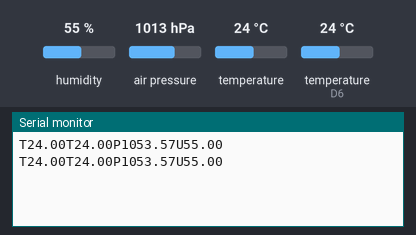
Bench run of a sketch on a simulated ESP8266 (NodeMCU). Parts: the last lines printed to the serial monitor. Inputs (shaded band) come from the test bench; at power-on: humidity 55 %, air pressure 1013 hPa, temperature 24 °C, temperature (sensor on D6) 24 °C.

Above: at 5.8 s.
5.9 s: humidity set to 22 %
At 10.8 s:
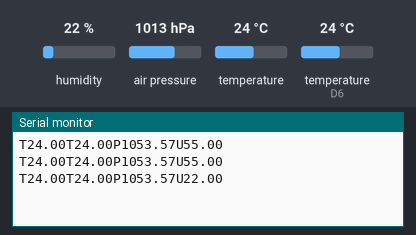
11.9 s: air pressure set to 952 hPa
At 16.0 s:
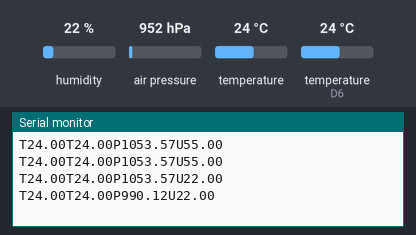
17.9 s: temperature (sensor 0) set to 12 °C
At 21.1 s:
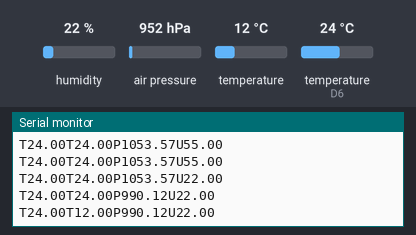
23.9 s: temperature (sensor on D6) set to 12 °C
At 26.3 s:
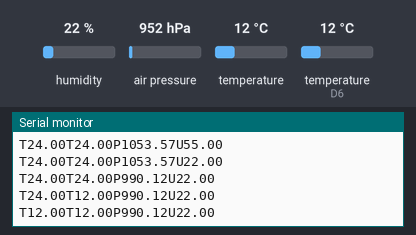
29.9 s: humidity set to 40 %
At 31.4 s:
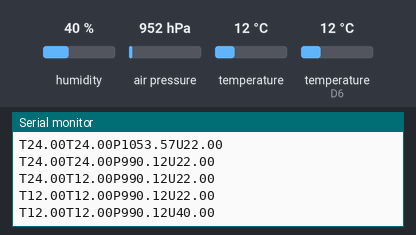
35.9 s: air pressure set to 975 hPa
At 41.8 s:
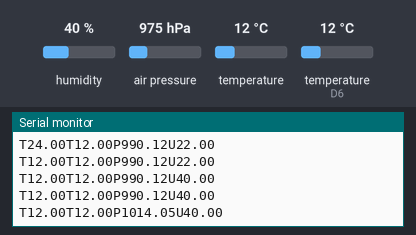
Timing chart, 0 to 42.9 s (numbered marks = the images above; inputs shaded):
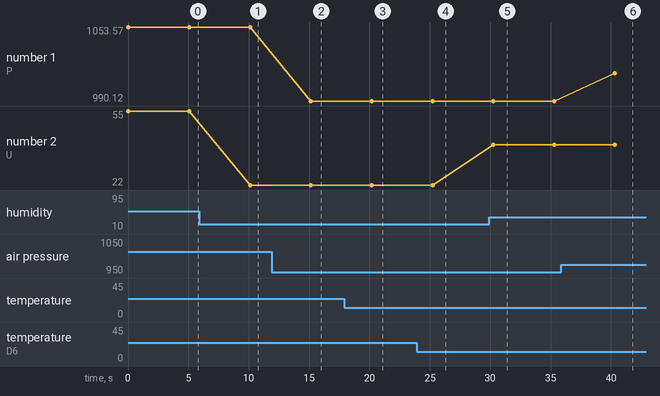

Measured:
- after the input at 5.9 s, the serial monitor: prints a new line after 4.2 s (image 1)
- after the input at 11.9 s, the serial monitor: prints a new line after 3.2 s (image 2)
- after the input at 17.9 s, the serial monitor: prints a new line after 2.3 s (image 3)
- after the input at 23.9 s, the serial monitor: prints a new line after 1.3 s (image 4)
- after the input at 29.9 s, the serial monitor: prints a new line after 0.36 s (image 5)
- after the input at 35.9 s, the serial monitor: prints a new line after 4.4 s (image 6)
- plotted number 1: 1053.57 → 990.12 after the input at 11.9 s, 990.12 → 1014.05 after the input at 35.9 s
- plotted number 2: 55 → 22 after the input at 5.9 s, 22 → 40 after the input at 29.9 s

The sketch:

weather.ino
```cpp
// libraries

#include "DHT.h"  // DHT sensor library
#include <SFE_BMP180.h>  // BMP180 sensor library

SFE_BMP180 bmp;  // BMP180 sensor
#define ALT 330.0  // ground elevation (in meters)

#define DHTPIN D6  // Digital pin the DHT "out" pin is connected to
#define DHTTYPE DHT22  // our DHT sensor is a DHT22 type
DHT dht(DHTPIN, DHTTYPE); // DHT sensor

// variables
float T1 = 0;  // DHT22 temperature (ºC)
double T2 = 0;  // BMP180 temperature (ºC)
double p = 0;  // BMP180 absolute pressure (hPa)
double p0 = 0; // BMP180 sea-level pressure (hPa)
float U = 0;   // DHT22 relative humidity (%)

void setup() {

  Serial.begin(9600);
  bmp.begin();  // initializes BMP180 sensor
  dht.begin();  // initializes DHT22 sensor
}

void loop() {

    // DHT22 measurements

    T1 = dht.readTemperature();
    U = dht.readHumidity();

    // BMP180 measurements

    char status;
    status = bmp.startTemperature();
    if (status != 0)
    {
      delay(status);
      status = bmp.getTemperature(T2);
      if (status != 0)
      {
        status = bmp.startPressure(3);
        if (status != 0)
        {
          delay(status);
          status = bmp.getPressure(p, T2);
          // corrects pressure to sea level
          p0 = bmp.sealevel(p, ALT);
        }
      }
    }

    Serial.print("T"); // DHT
    Serial.print(T1);
    Serial.print("T"); // BMP
    Serial.print(T2);
    Serial.print("P");
    Serial.print(p0, 2);
    Serial.print("U");
    Serial.println(U);

    delay(5000);
}
```
